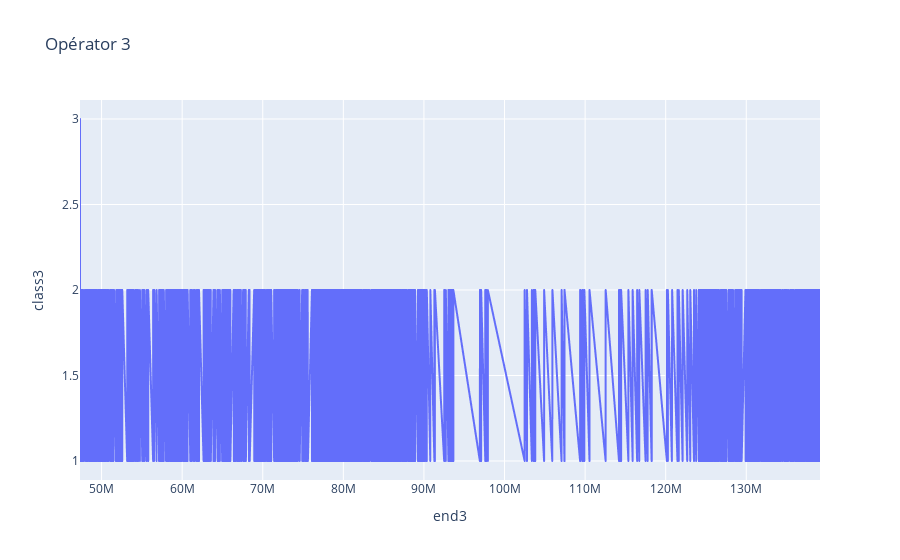

This figure's notebook cell:
### Code cell
fig = px.line(dataannall[dataannall['record'] == '105001'], x="end3", y="class3", title='Opérator 3')
fig.show()

### Figure 1 — Plotly figure (JSON) as saved in the notebook; plotly's stock layout.template omitted (floating-point values rounded to 4 significant figures; data arrays with more than 128 entries replaced by an {"elided": "..."} marker saying what was removed)
{"data": [{"hovertemplate": "end3=%{x}<br>class3=%{y}<extra></extra>", "legendgroup": "", "line": {"color": "#636efa", "dash": "solid"}, "mode": "lines", "name": "", "showlegend": false, "type": "scattergl", "x": {"elided": "3495 int values"}, "xaxis": "x", "y": {"elided": "3495 int values"}, "yaxis": "y"}], "layout": {"legend": {"tracegroupgap": 0}, "title": {"text": "Opérator 3"}, "xaxis": {"anchor": "y", "domain": [0, 1], "title": {"text": "end3"}}, "yaxis": {"anchor": "x", "domain": [0, 1], "title": {"text": "class3"}}}}
